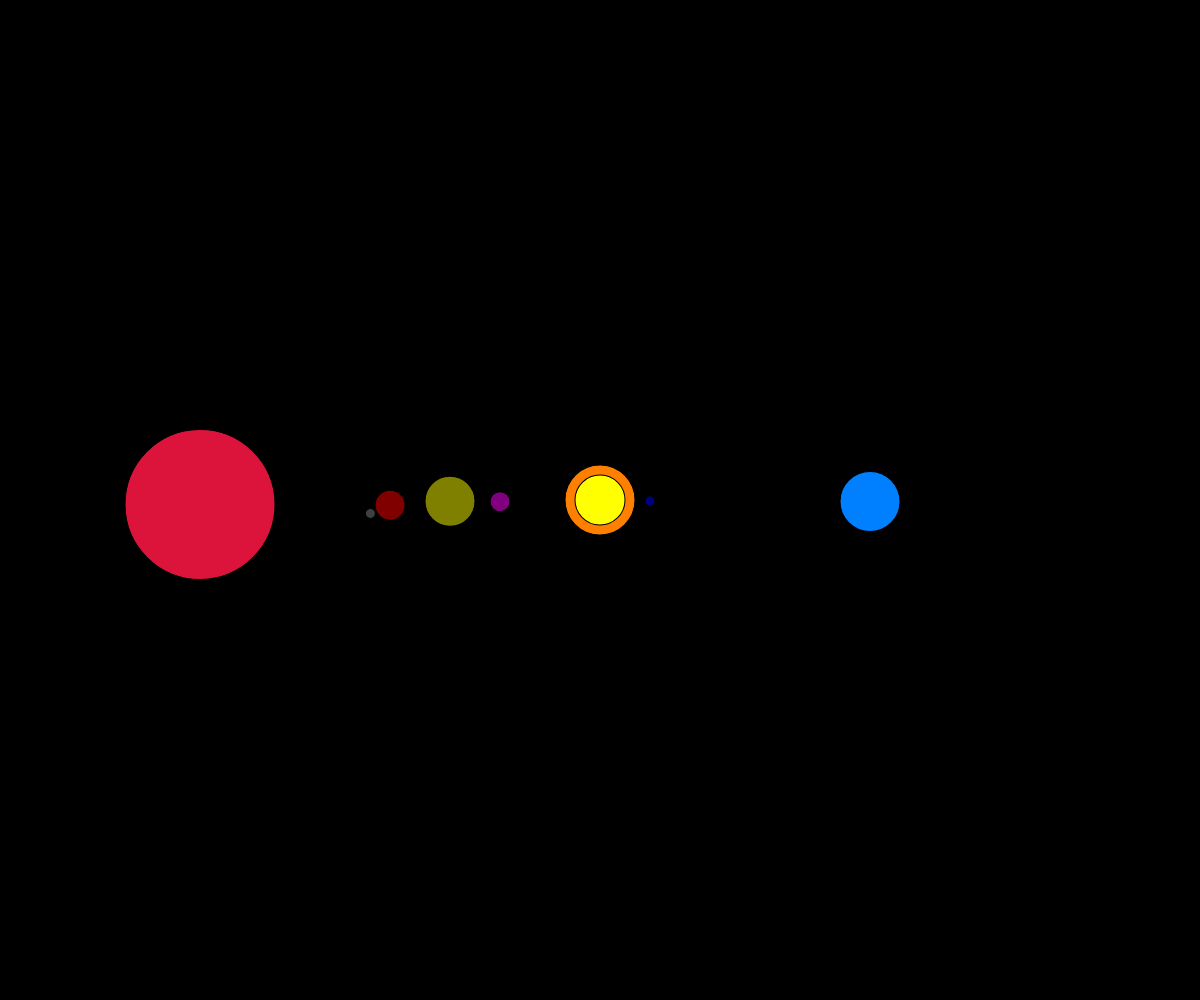
Frame 1 (no input)
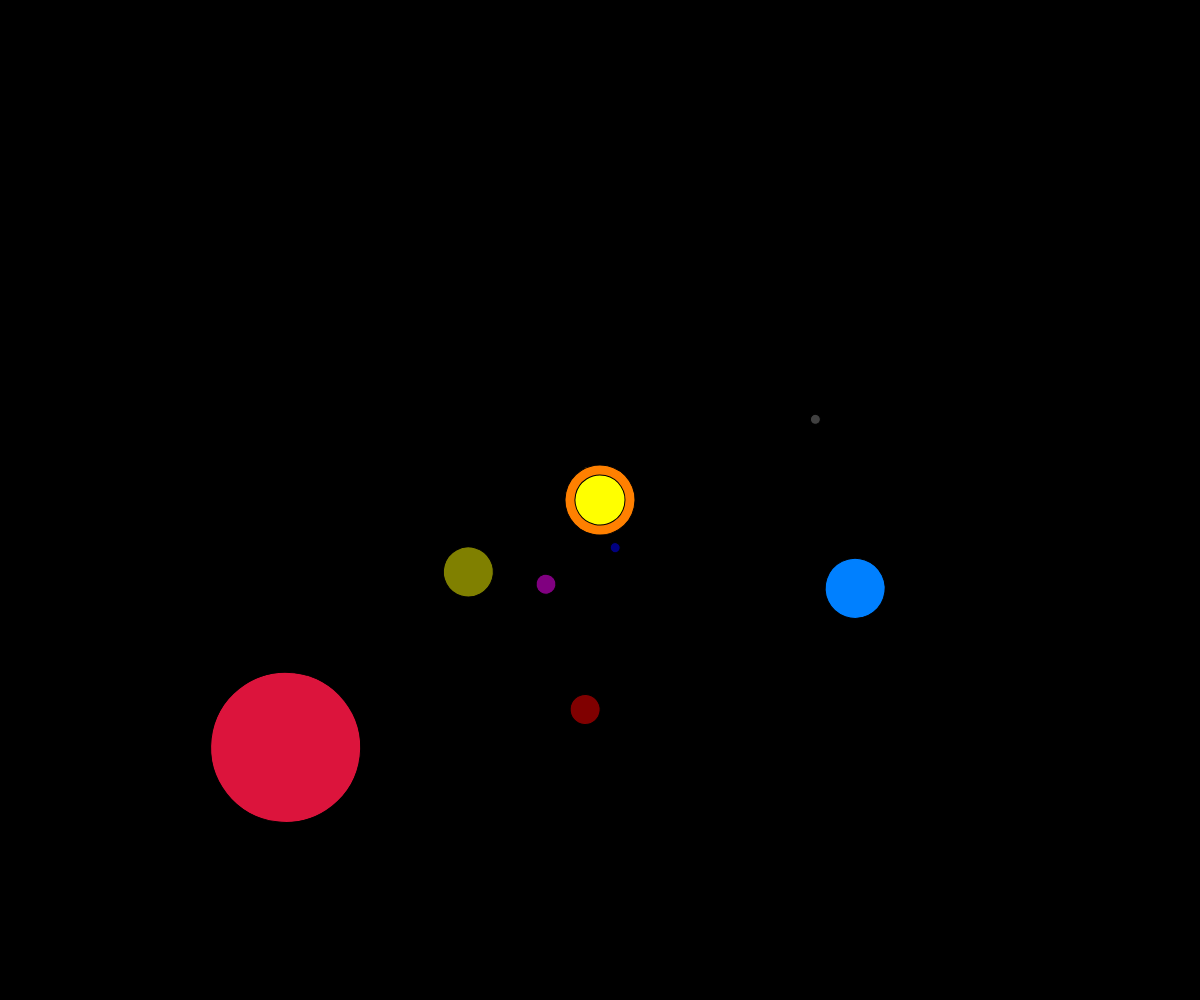
Frame 60 (no input)
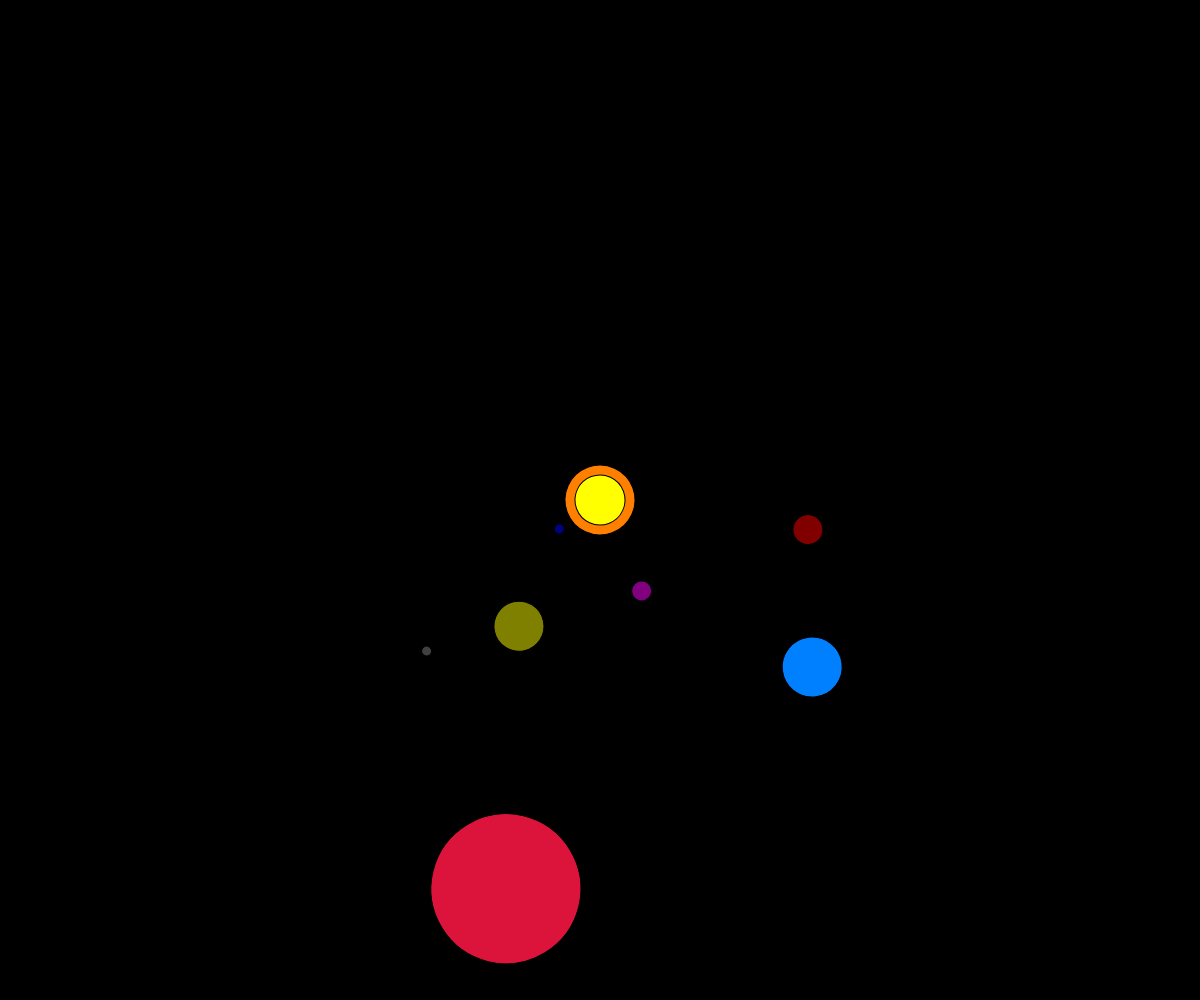
Frame 120 (the mouse pressed at the canvas centre since frame 60)

The p5.js sketch that drew these frames (run headless with seeded random() and noise() and a simulated clock; from frame 60 on, the mouse is pressed at the canvas centre):

// p5.js sketch
// ── sketch.js
function setup() {
  // put setup code here
   createCanvas(windowWidth, windowHeight)
  
    
}

function draw() {
  // put drawing code here
    background(0);
    translate(width/2, height/2);
    
    push();
    rotate(millis() / 1000 );
       fill(255,128,0)
    ellipse(0, 0, 70, 70);
    
    
    fill(255, 255, 0);
    rectMode(CENTER);
   ellipse(0, 0, 50, 50);
   
   pop();
  
    translate(0, 0);
    
    rotate(millis() / 3000);
    fill(0, 128, 255);
    ellipse(270, 0, 60, 60);
    
    
   
    rotate(millis() /-1000);
    fill(220,20,60);
    ellipse(-400, 0, 150, 150);
    
    
    
     rotate(millis() /-3000);
    fill(128,0,128);
    ellipse(-100, 0, 20, 20);
    
    
    
      rotate(millis() / 2000);
    fill(128,128,0);
    ellipse(-150, 0, 50, 50);
    
    
    
    
     rotate(millis() / -1000);
    fill(128,0,0);
    ellipse(-210, 0, 30, 30);
    

    
     rotate(millis() / -500);
    fill(128,128);
    ellipse(-230, 0, 10, 10);
    

     rotate(millis() / 700);
    fill(0,0,128);
    ellipse(-1190, 0, 50, 50);
    
    
    
    
    
     rotate(millis() / 300);
    fill(0,0,128);
    ellipse(50, 0, 10, 10);
    
    
    
    
}
    
